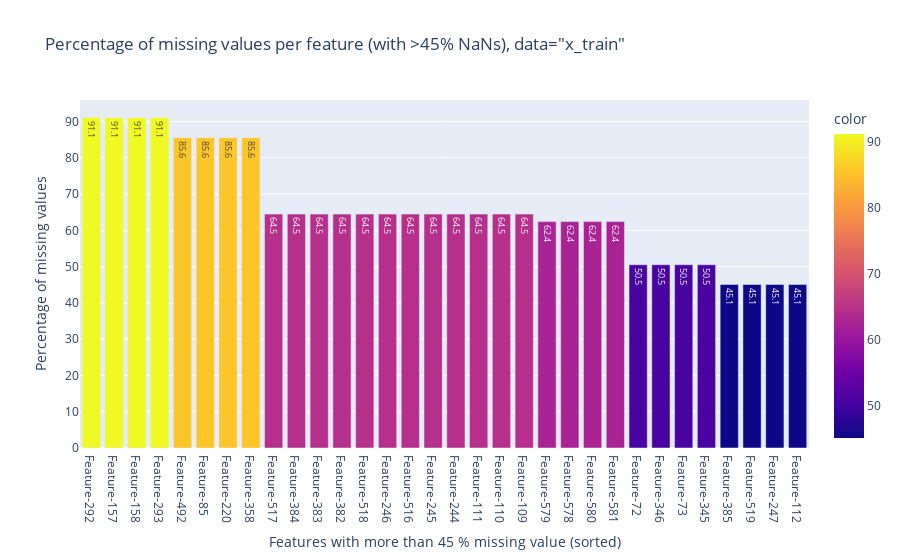

Here is the notebook cell this chart was saved with:
### Code cell
#missing value analysis in training data, histogram, threshold defintion
df=X_train.isna().sum()*100/X_train.shape[0]
df = df[df>45].sort_values(ascending=False)
fig = px.bar(x=df.index, 
             y = df, 
             title='Percentage of missing values per feature (with >45% NaNs), data="x_train"',
             text = round(df,1), color=df)
fig.update_xaxes(title_text='Features with more than 45 % missing value (sorted)',type='category')
fig.update_yaxes(title_text='Percentage of missing values')
fig.show()

### Figure 1 — Plotly figure (JSON) as saved in the notebook; plotly's stock layout.template omitted (floating-point values rounded to 4 significant figures)
{"data": [{"alignmentgroup": "True", "hovertemplate": "x=%{x}<br>y=%{y}<br>text=%{text}<br>color=%{marker.color}<extra></extra>", "legendgroup": "", "marker": {"color": [91.14, 91.14, 91.14, 91.14, 85.55, 85.55, 85.55, 85.55, 64.49, 64.49, 64.49, 64.49, 64.49, 64.49, 64.49, 64.49, 64.49, 64.49, 64.49, 64.49, 62.41, 62.41, 62.41, 62.41, 50.52, 50.52, 50.52, 50.52, 45.09, 45.09, 45.09, 45.09], "coloraxis": "coloraxis", "pattern": {"shape": ""}}, "name": "", "offsetgroup": "", "orientation": "v", "showlegend": false, "text": [91.1, 91.1, 91.1, 91.1, 85.6, 85.6, 85.6, 85.6, 64.5, 64.5, 64.5, 64.5, 64.5, 64.5, 64.5, 64.5, 64.5, 64.5, 64.5, 64.5, 62.4, 62.4, 62.4, 62.4, 50.5, 50.5, 50.5, 50.5, 45.1, 45.1, 45.1, 45.1], "textposition": "auto", "type": "bar", "x": ["Feature-292", "Feature-157", "Feature-158", "Feature-293", "Feature-492", "Feature-85", "Feature-220", "Feature-358", "Feature-517", "Feature-384", "Feature-383", "Feature-382", "Feature-518", "Feature-246", "Feature-516", "Feature-245", "Feature-244", "Feature-111", "Feature-110", "Feature-109", "Feature-579", "Feature-578", "Feature-580", "Feature-581", "Feature-72", "Feature-346", "Feature-73", "Feature-345", "Feature-385", "Feature-519", "Feature-247", "Feature-112"], "xaxis": "x", "y": [91.14, 91.14, 91.14, 91.14, 85.55, 85.55, 85.55, 85.55, 64.49, 64.49, 64.49, 64.49, 64.49, 64.49, 64.49, 64.49, 64.49, 64.49, 64.49, 64.49, 62.41, 62.41, 62.41, 62.41, 50.52, 50.52, 50.52, 50.52, 45.09, 45.09, 45.09, 45.09], "yaxis": "y"}], "layout": {"barmode": "relative", "coloraxis": {"colorbar": {"title": {"text": "color"}}, "colorscale": [[0, "#0d0887"], [0.1111, "#46039f"], [0.2222, "#7201a8"], [0.3333, "#9c179e"], [0.4444, "#bd3786"], [0.5556, "#d8576b"], [0.6667, "#ed7953"], [0.7778, "#fb9f3a"], [0.8889, "#fdca26"], [1, "#f0f921"]]}, "legend": {"tracegroupgap": 0}, "title": {"text": "Percentage of missing values per feature (with >45% NaNs), data=\"x_train\""}, "xaxis": {"anchor": "y", "domain": [0, 1], "title": {"text": "Features with more than 45 % missing value (sorted)"}, "type": "category"}, "yaxis": {"anchor": "x", "domain": [0, 1], "title": {"text": "Percentage of missing values"}}}}
